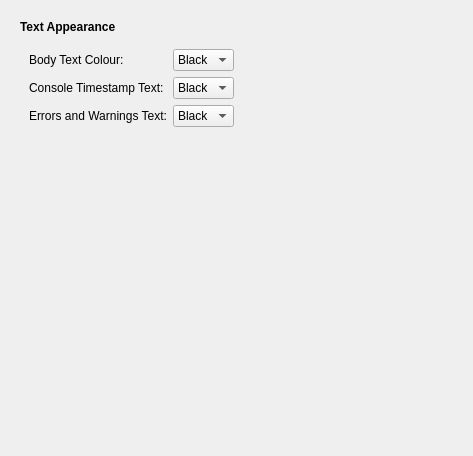
         <widget class="QWidget" name="general_scrollAreaContents_2">
          <property name="geometry">
           <rect>
            <x>0</x>
            <y>0</y>
            <width>473</width>
            <height>456</height>
           </rect>
          </property>
          <layout class="QVBoxLayout" name="verticalLayout_12">
           <item>
            <layout class="QVBoxLayout" name="verticalLayout_15">
             <property name="margin">
              <number>9</number>
             </property>
             <item>
              <widget class="QLabel" name="appearance_2">
               <property name="text">
                <string>&lt;html&gt;&lt;head/&gt;&lt;body&gt;&lt;p&gt;&lt;span style=&quot; font-weight:600;&quot;&gt;Text Appearance&lt;/span&gt;&lt;/p&gt;&lt;/body&gt;&lt;/html&gt;</string>
               </property>
              </widget>
             </item>
             <item>
              <widget class="QWidget" name="appearance_widget_2" native="true">
               <layout class="QGridLayout" name="gridLayout_17">
                <item row="3" column="1">
                 <widget class="QComboBox" name="consolets_combo_2">
                  <property name="minimumSize">
                   <size>
                    <width>0</width>
                    <height>0</height>
                   </size>
                  </property>
                  <property name="maximumSize">
                   <size>
                    <width>100</width>
                    <height>16777215</height>
                   </size>
                  </property>
                  <item>
                   <property name="text">
                    <string>Black</string>
                   </property>
                   <property name="icon">
                    <iconset resource="../graphics/ubeats.qrc">
                     <normaloff>:/colors/colours/black_hex000000.png</normaloff>:/colors/colours/black_hex000000.png</iconset>
                   </property>
                  </item>
                  <item>
                   <property name="text">
                    <string>Teal</string>
                   </property>
                   <property name="icon">
                    <iconset resource="../graphics/ubeats.qrc">
                     <normaloff>:/colors/colours/teal_hex255255.png</normaloff>:/colors/colours/teal_hex255255.png</iconset>
                   </property>
                  </item>
                 </widget>
                </item>
                <item row="4" column="1">
                 <widget class="QComboBox" name="error_combo_2">
                  <property name="maximumSize">
                   <size>
                    <width>100</width>
                    <height>16777215</height>
                   </size>
                  </property>
                  <item>
                   <property name="text">
                    <string>Black</string>
                   </property>
                   <property name="icon">
                    <iconset resource="../graphics/ubeats.qrc">
                     <normaloff>:/colors/colours/black_hex000000.png</normaloff>:/colors/colours/black_hex000000.png</iconset>
                   </property>
                  </item>
                  <item>
                   <property name="text">
                    <string>Teal</string>
                   </property>
                   <property name="icon">
                    <iconset resource="../graphics/ubeats.qrc">
                     <normaloff>:/colors/colours/teal_hex255255.png</normaloff>:/colors/colours/teal_hex255255.png</iconset>
                   </property>
                  </item>
                 </widget>
                </item>
                <item row="1" column="0">
                 <widget class="QLabel" name="bodytext_lbl_2">
                  <property name="text">
                   <string>Body Text Colour:</string>
                  </property>
                 </widget>
                </item>
                <item row="1" column="1">
                 <widget class="QComboBox" name="bodytext_combo_2">
                  <property name="maximumSize">
                   <size>
                    <width>100</width>
                    <height>16777215</height>
                   </size>
                  </property>
                  <item>
                   <property name="text">
                    <string>Black</string>
                   </property>
                   <property name="icon">
                    <iconset resource="../graphics/ubeats.qrc">
                     <normaloff>:/colors/colours/black_hex000000.png</normaloff>:/colors/colours/black_hex000000.png</iconset>
                   </property>
                  </item>
                  <item>
                   <property name="text">
                    <string>Teal</string>
                   </property>
                   <property name="icon">
                    <iconset resource="../graphics/ubeats.qrc">
                     <normaloff>:/colors/colours/teal_hex255255.png</normaloff>:/colors/colours/teal_hex255255.png</iconset>
                   </property>
                  </item>
                 </widget>
                </item>
                <item row="3" column="0">
                 <widget class="QLabel" name="consolets_lbl_2">
                  <property name="text">
                   <string>Console Timestamp Text:</string>
                  </property>
                 </widget>
                </item>
                <item row="4" column="0">
                 <widget class="QLabel" name="error_lbl_2">
                  <property name="text">
                   <string>Errors and Warnings Text:</string>
                  </property>
                 </widget>
                </item>
                <item row="1" column="2">
                 <spacer name="horizontalSpacer_3">
                  <property name="orientation">
                   <enum>Qt::Horizontal</enum>
                  </property>
                  <property name="sizeHint" stdset="0">
                   <size>
                    <width>40</width>
                    <height>20</height>
                   </size>
                  </property>
                 </spacer>
                </item>
               </layout>
              </widget>
             </item>
            </layout>
           </item>
           <item>
            <spacer name="verticalSpacer_6">
             <property name="orientation">
              <enum>Qt::Vertical</enum>
             </property>
             <property name="sizeHint" stdset="0">
              <size>
               <width>20</width>
               <height>40</height>
              </size>
             </property>
            </spacer>
           </item>
          </layout>
         </widget>
